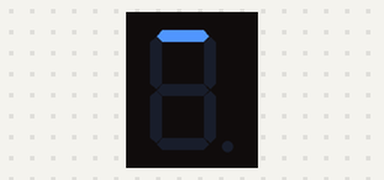
The sketch below on a simulated Arduino Uno, built with avr-gcc and run on an emulated ATmega328P. On the bench: 1-digit seven-segment display. Wiring (inferred from the names in the program): 1-digit 7-segment display, segments lit when HIGH: segments pin 2, pin 3, pin 4, pin 5, pin 6, pin 7, pin 8. The segment pins are drawn as the display they are named for.

Above: at 0.1 s.
At 1.1 s:
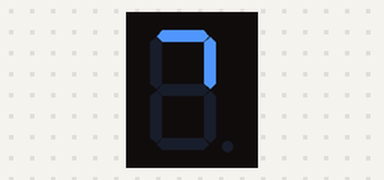
At 2.1 s:
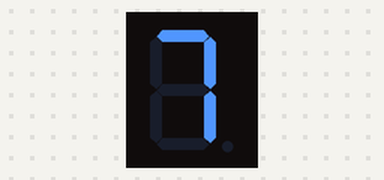
At 3.1 s:
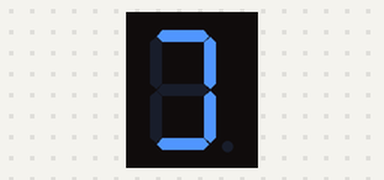
At 4.1 s:
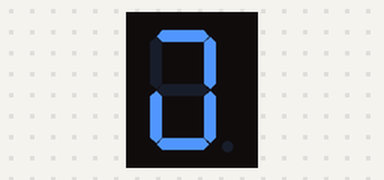
At 6.1 s:
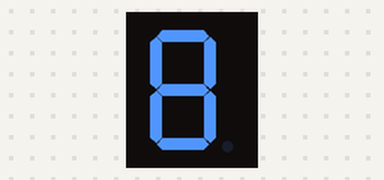

The sketch:

Display_7_Segmentos.ino
```cpp
int a=2;
int b=3;
int c=4;
int d=5;
int e=6;
int f=7;
int g=8;


void setup ()
{
    pinMode (a, OUTPUT);
    pinMode (b, OUTPUT);
    pinMode (c, OUTPUT);
    pinMode (d, OUTPUT);
    pinMode (e, OUTPUT);
    pinMode (f, OUTPUT);
    pinMode (g, OUTPUT);
}

void loop ()
{
    digitalWrite (a, HIGH);
    delay (1000);
    digitalWrite (b, HIGH);
    delay (1000);
    digitalWrite (c, HIGH);
    delay (1000);
    digitalWrite (d, HIGH);
    delay (1000);
    digitalWrite (e, HIGH);
    delay (1000);
    digitalWrite (f, HIGH);
    delay (1000);
    digitalWrite (g, HIGH);
    delay (1000);
}
```

Measured:
- what the display in image 1 shows lasts 1.0 s, from 1.0 s to 2.0 s
